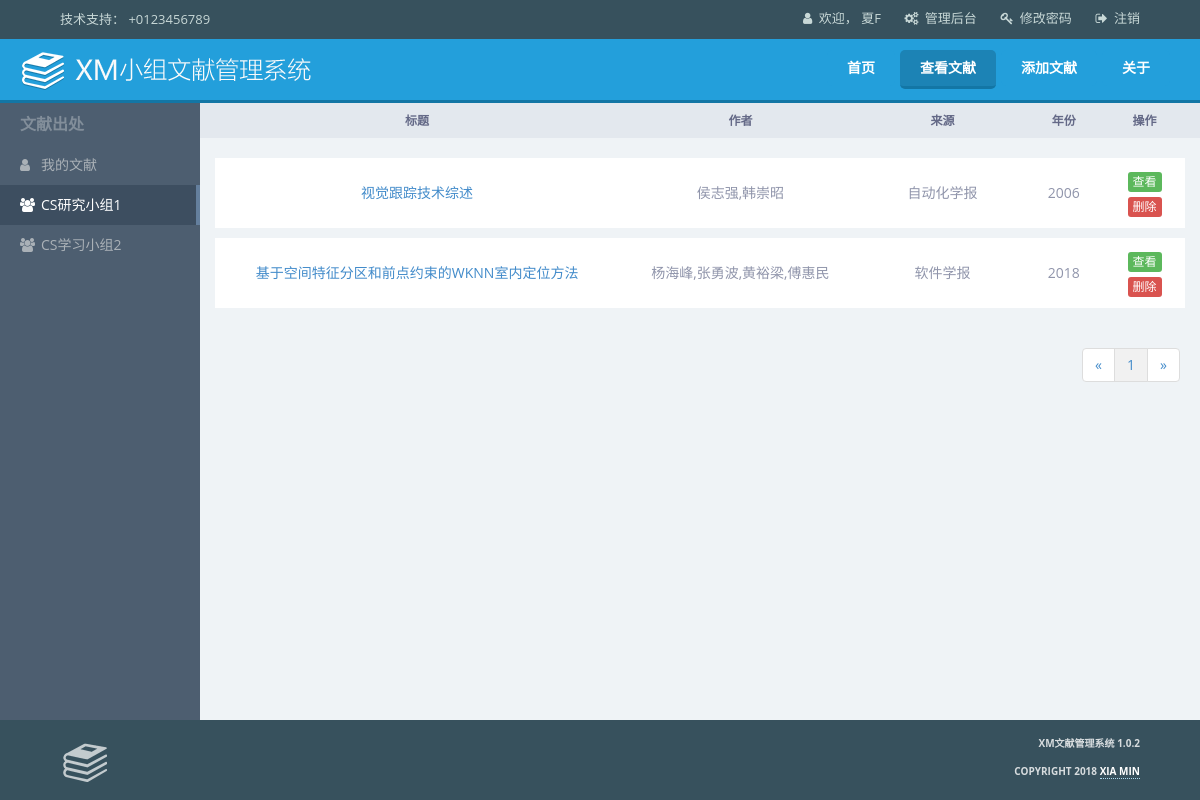
The app's page /view_note_list/ (signed in) with its own data.
### mainapp/models.py (models this page shows, shortened)
class MyUser(models.Model):
    user = models.OneToOneField(User,on_delete=models.CASCADE)
    nickname = models.CharField('昵称',max_length=16)
    img = models.ImageField(verbose_name='图片',upload_to='upload/%Y/%m/%d/',null=True,blank=True)
    class Meta:
        verbose_name = "用户"
        verbose_name_plural = verbose_name

class Team(models.Model):
    name = models.CharField('名称',max_length=64)
    hash_id = models.CharField('群号',max_length=64)
    introduce = models.TextField('介绍',max_length=1024)
    created_time = models.DateTimeField('创建时间', default=now)
    creater = models.ForeignKey(MyUser, verbose_name='创建者', on_delete=models.CASCADE)
    managers = models.ManyToManyField(MyUser, verbose_name='管理员',related_name='managers')
    members = models.ManyToManyField(MyUser, verbose_name='成员',related_name='members')
    member_count = models.IntegerField('成员数量', default=1,null=True,blank=True)
    notes = models.ManyToManyField(Note, verbose_name='文献',null=True,blank=True)
    notes_count = models.IntegerField('文献数量', default=0,null=True,blank=True)
    img = models.ImageField(verbose_name='图片',upload_to='upload/%Y/%m/%d/',null=True,blank=True)
    class Meta:
        verbose_name = "群组"
        verbose_name_plural = verbose_name

class Note(models.Model):
    title = models.CharField('标题', max_length=256)
    authors = models.CharField('作者', max_length=128)
    source =  models.ForeignKey(Source,verbose_name='来源',on_delete=models.CASCADE,null=True,blank=True)
    doi = models.CharField('数字对象唯一标识符', max_length=128)
    institution = models.CharField('机构', max_length=128)
    sore_year = models.IntegerField('发表年度')
    abstract = models.TextField('摘要')
    sorts = models.ForeignKey(Sort,verbose_name='分组',on_delete=models.CASCADE,null=True,blank=True)
    keywords = models.CharField('关键词',max_length=128,null=True,blank=True)
    creater = models.ForeignKey(MyUser, verbose_name='创建者', on_delete=models.CASCADE,null=True,blank=True)
    upload_date = models.DateTimeField('上传时间', default=now)
    quotes = models.ManyToManyField(QNote, verbose_name='参考文献',related_name='quotes',null=True,blank=True)
    show = models.BooleanField('是否显示',default=True)
    ontop = models.BooleanField('是否置顶',default=True)
    upfile = models.FileField(upload_to='upload/%Y/%m/%d/',null=True,blank=True)
    class Meta:
        ordering = ['-upload_date']
        verbose_name = "文献"
        verbose_name_plural = verbose_name
        get_latest_by = 'upload_date'

class Source(models.Model):
    name = models.CharField('名称', max_length=256)
    source_type = models.CharField('类型', max_length=16)
    img = models.ImageField(verbose_name='图片',upload_to='upload/%Y/%m/%d/',null=True,blank=True)
    class Meta:
        verbose_name = "来源"
        verbose_name_plural = verbose_name

### mainapp/views.py (the view)
# urls.py: url(r'^view_note_list/$', views.view_note_list, name='view_note_list'),
@login_required
def view_note_list(request):
    user = request.user
    team = request.GET.get('team', 'all')
    myteam_list = Team.objects.filter(creater=user.myuser) | Team.objects.filter(managers=user.myuser) | Team.objects.filter(members=user.myuser)
    myteam_list = myteam_list.distinct()
    if team == 'all' or team == 'my' or Team.objects.filter(id=team).count() == 0:
        try:
            note_list = Team.objects.all()[0].notes.filter(show=True)
            team = Team.objects.all()[0].id
        except:
            note_list = []
    else:
        note_list = Team.objects.filter(id=team)[0].notes.filter(show=True)
    if request.method == 'POST':
        keyword = request.POST.get('keywords', '')
        note_list = Note.objects.filter(title__contains=keyword)
        query_category = 'all'
    paginator = Paginator(note_list, 10)
    page = request.GET.get('page')
    try:
        note_list = paginator.page(page)
    except PageNotAnInteger:
        note_list = paginator.page(1)
    except EmptyPage:
        note_list = paginator.page(paginator.num_pages)
    page_range = range(1,paginator.num_pages+1)
    content = {
        'user': user,
        'active_menu': 'view_note',
        'team_list': myteam_list,
        'note_list': note_list,
        'page_range':page_range,
        'team_id': team,
    }
    return render(request, 'mainapp/view_note_list.html', content)

### mainapp/templates/mainapp/view_note_list.html (shortened to what this page needs)
{% extends "mainapp/base.html" %}
{% load staticfiles %}
{% block content %}
<link rel="stylesheet" type="text/css" href="{% static 'css/common.css' %}" />
<div id="wrap">
  <div class="leftMeun" id="leftMeun">
    <div class="meun-title">文献出处</div>
      <div class="meun-item" id="team_my" onClick="javascript:window.open('{% url 'view_note_list' %}?team=my','_self')">
          <i class="fa fa-user" style="min-width: 1.5em;"></i>我的文献
      </div>
    {% for team in team_list %}
        <div class="meun-item hidd_text" id="team_{{ team.id }}" style="padding-right: 10px;" onClick="javascript:window.open('{% url 'view_note_list' %}?team={{ team.id }}','_self')">
          <i class="fa fa-group" style="min-width: 1.5em;"></i>{{ team.name }}
        </div>
    {% endfor %}
  </div>
  <div id="rightContent">
    <div class="tab-content">
      <div role="tabpanel" class="tab-pane active" id="sour">
        <div class="data-div text-center">
          <div class="row tableHeader">
            <center>
            <div class="col-md-5 col-sm-5 col-xs-5">标题</div>
            <div class="col-lg-3 col-md-3 col-sm-3 col-xs-3">作者</div>
            <div class="col-lg-2 col-md-2 col-sm-2 col-xs-2">来源</div>
            <div class="col-lg-1 col-md-1 col-sm-1 col-xs-1">年份</div>
            <div class="col-lg-1 col-md-1 col-sm-1 col-xs-1">操作</div>
          </center>
          </div>
          <div class="tablebody">
                {% for note in note_list %}
                  <div class="row">
                    <a href="{% url 'detail' %}?id={{ note.id }}">
                      <div class="col-md-5 col-sm-5 col-xs-5 hidd_text"><p>{{ note.title }}</p></div>
                    </a>
                      <div class="col-lg-3 col-md-3 col-sm-3 col-xs-3 hidd_text"><p>{{ note.authors }}</p></div>
                      <div class="col-lg-2 col-md-2 col-sm-2 col-xs-2">{{ note.source.name }}</div>
                      <div class="col-lg-1 col-md-1 col-sm-1 col-xs-1">{{ note.sore_year }}</div>
                      <div class="col-lg-1 col-md-1 col-sm-1 col-xs-1" style="padding: 0px;line-height: 25px;padding-top: 10px;">
                        <li style="list-style:none">
                          <a href="{% url 'detail' %}?id={{ note.id }}">
                            <button class="btn btn-success btn-xs">查看</button>
                          </a>
                        </li>
                        <li style="list-style:none">
                          <a href="#" onclick="cf({{ note.id }},{{ team_id }})">
                            <button class="btn btn-danger btn-xs">删除</button>
                          </a>
                        </li>
                      </div>
                  </div>
                {% endfor %}
            </div>
          </div>
        </div>
        <footer class="footer1">
          <ul class="pagination">
            {% if note_list.has_previous %}
            <li>
              <a href="?typ={{ query_category }}&page={{ note_list.previous_page_number }}" aria-label="Previous">
                <span aria-hidden="true">«</span>
              </a>
            </li>
            {% else %}
            <li>
              <a href="#" class="disabled" aria-label="Previous">
                <span aria-hidden="true">«</span>
              </a>
            </li>
            {% endif %}
            {% for number in page_range %}
              {% if number == note_list.number %}
                <li><a style="background-color: #f1f1f1">{{ number }}</a></li>
              {% else %}
                <li><a href="?typ={{ query_category }}&page={{ number }}">{{ number }}</a></li>
              {% endif %}
            {% endfor %}
            {% if note_list.has_next %}
            <li>
              <a href="?typ={{ query_category }}&page={{ note_list.next_page_number }}" aria-label="Previous">
                <span aria-hidden="true">»</span>
              </a>
            </li>
            {% else %}
            <li>
              <a href="#" class="disabled" aria-label="Previous">
                <span aria-hidden="true">»</span>
              </a>
            </li>
            {% endif %}
          </ul>
        </footer>
      </div>
    </div>
  </div>
{% endblock %}

### mainapp/templates/mainapp/base.html (shortened to what this page needs)
{% load staticfiles %}
<!DOCTYPE html>
<html lang="zh-cn">
<head>
  <link href="{% static 'css/bootstrap.css' %}" rel="stylesheet" type="text/css" media="all" />
  <link href="{% static 'css/style.css' %}" rel="stylesheet" type="text/css" media="all" />
  <link href="{% static 'css/font-awesome.css' %}" rel="stylesheet" type="text/css" media="all" />
</head>
<body>
  <div class="header">
    <div class="header-top">
      <div class="wrap">
        <div class="header-top-left">
          <p>技术支持： +0123456789</p>
        </div>
        <div class="header-top-right">
          <ul>
            {% if user %}
            <li><a href="{% url 'user_center' %}"><span>
                  <i class="fa fa-user"></i> 欢迎，&nbsp;<span id="base_name">{{ user.myuser.nickname }}</span>
                </span></a></li>
            {% if user.is_superuser %}
            <li><a href="/admin"><i class="fa fa-cogs"></i> 管理后台</a></li>
            {% endif %}
            <li><a href="{% url 'set_password' %}"><i class="fa fa-key"></i> 修改密码</a></li>
            <li><a href="{% url 'logout' %}"><i class="fa fa-sign-out"></i> 注销</a></li>
            {% else %}
            <li><a href="{% url 'login' %}"><span><i class="fa fa-sign-in"></i> 登陆</span></a></li>
            <li><a href="{% url 'signup' %}"><i class="fa fa-user-plus"></i> 注册</a></li>
            {% endif %}
          </ul>
        </div>
      </div>
    </div>
    <div class="header-logo-nav">
      <div class="navbar navbar-inverse navbar-static-top nav-bg" role="navigation">
        <div class="container">
          <div class="navbar-header">
            <div class="logo"> <a class="navbar-brand" href="{% url 'homepage' %}"><img src="{% static 'images/logo.png' %}"
                  alt="" /></a></div>
          </div>
          <div class="collapse navbar-collapse">
            <ul class=" menu nav navbar-nav">
              <li id="homepage"><a href="{% url 'homepage' %}">首页</a></li>
              {% if user %}
              <li id="view_note"><a href="{% url 'view_note_list' %}">查看文献</a></li>
              <li id="add_note"><a href="{% url 'add_note' %}">添加文献</a></li>
              {% endif %}
              <li id="about"><a href="{% url 'about' %}">关于</a></li>
            </ul>
          </div>
        </div>
      </div>
    </div>
  </div>
  {% block content %}{% endblock %}
  <footer id='footer' class="footer-bottom" role="footerinfo">
    <div class="wrap">
      <div class="copy-left">
        <img src="{% static 'images/logo2.png' %}" width="50px" alt="" />
      </div>
      <div class="copy-right">
        <p>XM文献管理系统 1.0.2</p>
        <p>
          Copyright 2018 <a href="https://github.com/jsdtxm"> Xia Min </a>
        </p>
      </div>
  </footer>
</body>
</html>

### mainapp/static/css/style.css (style rules this page uses)
article, aside, details, figcaption, figure,footer, header, hgroup, menu, nav, section { display: block; }
ol,ul { list-style:none;margin:0;padding:0; }
a { text-decoration:none; }
img { max-width:100%; }
.copy-left { float: left; text-align: right; margin-top: 6px; }
body { font-family: 'Open Sans', sans-serif; background:#fff; }
.wrap { width:80%; margin:0 auto; -moz-transition:all .2s linear; -webkit-transition:all .2s linear; -o-transition:all .2s linear; -ms-transition:all .2s linear; }
.header-top { background:#37515d; padding:8px 0 10px 0; }
.header-top-left { float:left; }
.header-top-left p { font-size:13px; color:#c8d8d7; padding-top:2px; margin:0; }
.header-top-right { float:right; }
.header-top-right li:first-child { margin-left:0; }
.header-top-right li { display:inline-block; margin-left:20px; }
.header-top-right li a i { margin-right:3px; }
.header-top-right li a { display:block; font-size:13px; color:#c8d8d7; -webkit-transition:all .3s; -moz-transition:all .3s; -o-transition:all .3s; -ms-transition:all .3s; transition:all .3s; }
.logo img { display:block; }
.navbar-brand { height:inherit; padding:5px 0; line-height:inherit; }
.menu { float:right; padding:11px 0; }
.nav-bg { background:#239fdb; border-bottom:3px solid #1376a5; margin-bottom:0; height: 64px; }
.menu li:first-child { margin-left:0; }
.menu li { margin-left:5px; }
.menu > li > a { font-size:14px; color:#FFF; font-weight:700; display:block; padding:8px 20px; border-radius:5px; -webkit-border-radius:5px; -moz-border-radius:5px; -o-border-radius:5px; }
.navbar-inverse .navbar-nav > li > a { color:#FFF; background: #239fdb; }
.navbar-inverse .navbar-nav > li > a:hover, .navbar-inverse .navbar-nav > li > a:focus,.navbar-inverse .navbar-nav>.active>a { background:#1c83b5; border-bottom:3px solid #1376a5; box-shadow:none; -webkit-box-shadow:none; -moz-box-shadow:none; -o-box-shadow:none; }
.navbar-inverse .navbar-nav > .active > a, .navbar-inverse .navbar-nav > .active > a:hover, .navbar-inverse .navbar-nav > .active > a:focus { background-color:#1c83b5; }
.footer-bottom { width: 100%; background:#37515d; padding:1% 0; }
.copy-right { float:right; text-align: right; }
.copy-right p { font-size:10px; color:#fffc; font-weight:bold; text-transform:uppercase; padding-top:4px; }
.copy-right p a { color:#ffffff; border-bottom:dotted 1px #addbf1; }
@media (max-width:1366px) { .wrap { width:90%; } }
@media (max-width:1280px) { .wrap { width:90%; } }

### mainapp/static/css/common.css (style rules this page uses)
body { min-width: 100%; height: auto; }
.hidd_text { overflow: hidden; text-overflow: ellipsis; display: -webkit-box; -webkit-line-clamp: 1; -webkit-box-orient: vertical; }
#wrap { min-width: 100%; position: absolute; background: #eff3f6 bottom; min-height: 85%; overflow: hidden; }
.leftMeun { position: absolute; box-sizing: border-box; width: 200px; height: 100%; background: #4d5e70 bottom; }
.leftMeun >div { padding-left: 20px; }
#rightContent { box-sizing: border-box; float: left; box-sizing: border-box; padding-left: 200px; overflow-y: overlay; overflow-x: hidden; clear: both; color: #717592; min-width: 100%; min-height: 500px; }
.meun-title { color: #828e9a; padding-top: 10px; padding-bottom: 10px; font-size: 16px; font-weight: bold; }
.meun-item { line-height: 40px; height: 40px; color: #aab1b7; cursor: pointer; }
.meun-item-active { background-color: #3d4e60; border-right: 4px solid #647f9d; color: #fff; }
.tab-pane { color: #9095ab; }
.tableHeader { height: 35px; line-height: 35px; font-size: 12px; font-weight: bold; color: #646987; background-color: #e3e8ee; padding: 0 30px; }
.tablebody { margin: 20px 30px; }
.tablebody .row { margin-top: 10px; background-color: #fff; height: 70px; line-height: 70px; }
.footer1 { float: right; margin-right: 20px }
.btn { border: none; }

### records on screen
Team: name "CS研究小组1"
Team: name "CS学习小组2"
Note: title "视觉跟踪技术综述", authors "侯志强,韩崇昭", source.name "自动化学报", sore_year "2006"
Note: title "基于空间特征分区和前点约束的WKNN室内定位方法", authors "杨海峰,张勇波,黄裕梁,傅惠民", source.name "软件学报", sore_year "2018"

### other values on screen
{{ user.myuser.nickname }} "夏F"
{{ number }} "1"
